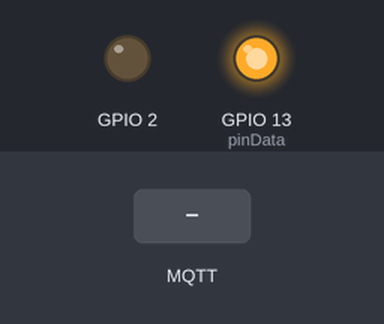
Simulated run of this sketch. Board: ESP8266 (NodeMCU). Parts: output pins drawn as LEDs (lit = HIGH). The inputs (shaded band) are chosen by the test bench. WiFi joins after 1.5 s; servers stay silent unless stated; no MQTT or app messages arrive unless stated; what the sketch prints to the serial monitor is not drawn.

Above: at 2.7 s.
2.8 s: MQTT message "1" arrives on the first subscribed topic
At 4.0 s:
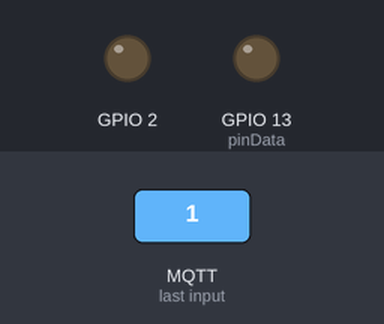
4.3 s: MQTT message "on" arrives on the first subscribed topic
At 5.3 s:
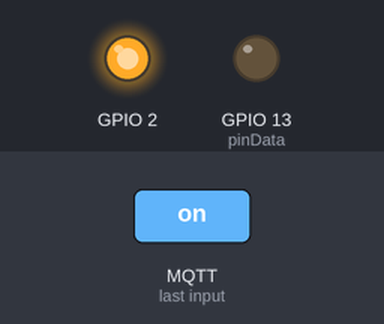
5.8 s: MQTT message "0" arrives on the first subscribed topic
At 6.4 s:
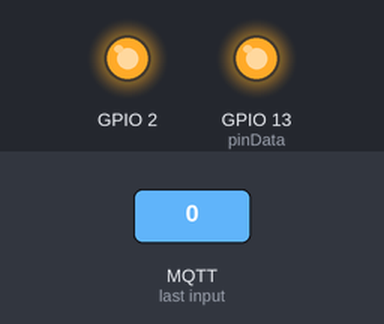
Timing chart, 0 to 8.8 s (numbered marks = the images above; inputs shaded):
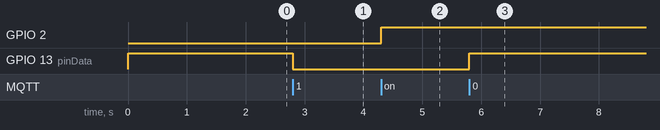

The sketch:

mqtt_esp8266.ino
```cpp
/*
 Basic ESP8266 MQTT example
 This sketch demonstrates the capabilities of the pubsub library in combination
 with the ESP8266 board/library.
 It connects to an MQTT server then:
  - publishes "hello world" to the topic "outTopic" every two seconds
  - subscribes to the topic "inTopic", printing out any messages
    it receives. NB - it assumes the received payloads are strings not binary
  - If the first character of the topic "inTopic" is an 1, switch ON the ESP Led,
    else switch it off
 It will reconnect to the server if the connection is lost using a blocking
 reconnect function. See the 'mqtt_reconnect_nonblocking' example for how to
 achieve the same result without blocking the main loop.
 To install the ESP8266 board, (using Arduino 1.6.4+):
  - Add the following 3rd party board manager under "File -> Preferences -> Additional Boards Manager URLs":
       http://arduino.esp8266.com/stable/package_esp8266com_index.json
  - Open the "Tools -> Board -> Board Manager" and click install for the ESP8266"
  - Select your ESP8266 in "Tools -> Board"
*/

#include <ESP8266WiFi.h>
#include <PubSubClient.h>

// Update these with values suitable for your network.

const int pinData = 13;

const char* ssid = "AULA_IOT";
const char* password = "unismg123!";
//const char* mqtt_server = "broker.mqtt-dashboard.com";
IPAddress mqtt_server(192, 100, 247, 3);

WiFiClient espClient;
PubSubClient client(espClient);
unsigned long lastMsg = 0;
#define MSG_BUFFER_SIZE  (50)
char msg[MSG_BUFFER_SIZE];
int value = 0;

void setup_wifi() {

  delay(10);
  // We start by connecting to a WiFi network
  Serial.println();
  Serial.print("Connecting to ");
  Serial.println(ssid);

  WiFi.mode(WIFI_STA);
  WiFi.begin(ssid, password);

  while (WiFi.status() != WL_CONNECTED) {
    delay(500);
    Serial.print(".");
  }

  randomSeed(micros());

  Serial.println("");
  Serial.println("WiFi connected");
  Serial.println("IP address: ");
  Serial.println(WiFi.localIP());
}

void callback(char* topic, byte* payload, unsigned int length) {
  Serial.print("Message arrived [");
  Serial.print(topic);
  Serial.print("] ");
  for (int i = 0; i < length; i++) {
    Serial.print((char)payload[i]);
  }
  Serial.println();

  char message = (char)payload[0];

  // Switch on the LED if an 1 was received as first character
  if (message == '1') {
    digitalWrite(BUILTIN_LED, LOW);   // Turn the LED on (Note that LOW is the voltage level
    // but actually the LED is on; this is because
    // it is active low on the ESP-01)
  } else {
    digitalWrite(BUILTIN_LED, HIGH);  // Turn the LED off by making the voltage HIGH
  }

  if (message == '1') {
    digitalWrite(pinData, LOW);
  }
  if (message == '0') {
    digitalWrite(pinData, HIGH);
  }
}

void reconnect() {
  // Loop until we're reconnected
  while (!client.connected()) {
    Serial.print("Tentativa MQTT para conexão...");
    // Attempt to connect
    if (client.connect("grupo04","alunos","$3nh@321!")) {
      Serial.println(" Conectado");
      // Once connected, publish an announcement...
      // client.publish("grupo04","teste");
      // ... and resubscribe
      client.subscribe("grupo04/rele");
    } else {
      Serial.print(" Falha na Conexão, rc=");
      Serial.print(client.state());
      Serial.println(" tente novamente em 5 segundos");
      // Wait 5 seconds before retrying
      delay(5000);
    }
  }
}

void setup() {
  pinMode(BUILTIN_LED, OUTPUT);     // Initialize the BUILTIN_LED pin as an output
  Serial.begin(9600);
  Serial.println("--- SETUP ---");

  pinMode(pinData, OUTPUT);
  digitalWrite(pinData, HIGH);

  setup_wifi();
  client.setServer(mqtt_server, 11883);
  client.setCallback(callback);
}

void loop() {

  if (!client.connected()) {
    reconnect();
  }
  client.loop();

/*
  unsigned long now = millis();
  if (now - lastMsg > 2000) {
    lastMsg = now;
    ++value;
    snprintf (msg, MSG_BUFFER_SIZE, "hello world #%ld", value);
    Serial.print("Publish message: ");
    Serial.println(msg);
    client.publish("outTopic", msg);
  }
*/
}
```

Measured:
- after the input at 2.8 s, GPIO 13 (pinData): HIGH → LOW at once
- after the input at 4.3 s, GPIO 2: LOW → HIGH at once
- after the input at 5.8 s, GPIO 13 (pinData): LOW → HIGH at once
